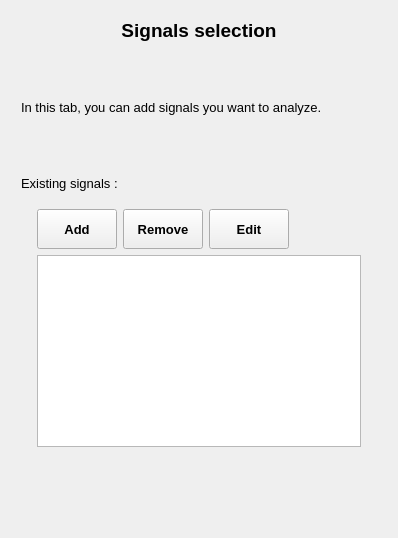
      <widget class="QWidget" name="tab_signals">
       <property name="toolTip">
        <string/>
       </property>
       <attribute name="title">
        <string>Signals</string>
       </attribute>
       <layout class="QGridLayout" name="gridLayout_5">
        <item row="2" column="0">
         <spacer name="verticalSpacer_17">
          <property name="orientation">
           <enum>Qt::Vertical</enum>
          </property>
          <property name="sizeType">
           <enum>QSizePolicy::Expanding</enum>
          </property>
          <property name="sizeHint" stdset="0">
           <size>
            <width>20</width>
            <height>40</height>
           </size>
          </property>
         </spacer>
        </item>
        <item row="1" column="0">
         <layout class="QGridLayout" name="gridLayout_4">
          <property name="sizeConstraint">
           <enum>QLayout::SetDefaultConstraint</enum>
          </property>
          <item row="4" column="0" colspan="5">
           <widget class="QLabel" name="label_existing_signals">
            <property name="minimumSize">
             <size>
              <width>0</width>
              <height>20</height>
             </size>
            </property>
            <property name="maximumSize">
             <size>
              <width>16777215</width>
              <height>40</height>
             </size>
            </property>
            <property name="font">
             <font>
              <pointsize>10</pointsize>
             </font>
            </property>
            <property name="text">
             <string>Existing signals : </string>
            </property>
            <property name="indent">
             <number>10</number>
            </property>
           </widget>
          </item>
          <item row="5" column="2">
           <widget class="QPushButton" name="pushButton_remove_signal">
            <property name="enabled">
             <bool>true</bool>
            </property>
            <property name="sizePolicy">
             <sizepolicy hsizetype="Preferred" vsizetype="Preferred">
              <horstretch>0</horstretch>
              <verstretch>0</verstretch>
             </sizepolicy>
            </property>
            <property name="minimumSize">
             <size>
              <width>0</width>
              <height>20</height>
             </size>
            </property>
            <property name="maximumSize">
             <size>
              <width>100</width>
              <height>40</height>
             </size>
            </property>
            <property name="font">
             <font>
              <pointsize>10</pointsize>
              <weight>75</weight>
              <bold>true</bold>
             </font>
            </property>
            <property name="toolTip">
             <string>&lt;html&gt;&lt;head/&gt;&lt;body&gt;&lt;p&gt;Remove a selected signal from the list&lt;/p&gt;&lt;/body&gt;&lt;/html&gt;</string>
            </property>
            <property name="text">
             <string>Remove</string>
            </property>
           </widget>
          </item>
          <item row="5" column="4">
           <spacer name="horizontalSpacer_3">
            <property name="orientation">
             <enum>Qt::Horizontal</enum>
            </property>
            <property name="sizeType">
             <enum>QSizePolicy::Preferred</enum>
            </property>
            <property name="sizeHint" stdset="0">
             <size>
              <width>40</width>
              <height>20</height>
             </size>
            </property>
           </spacer>
          </item>
          <item row="5" column="3">
           <widget class="QPushButton" name="pushButton_edit_signal">
            <property name="enabled">
             <bool>true</bool>
            </property>
            <property name="sizePolicy">
             <sizepolicy hsizetype="Preferred" vsizetype="Preferred">
              <horstretch>0</horstretch>
              <verstretch>0</verstretch>
             </sizepolicy>
            </property>
            <property name="minimumSize">
             <size>
              <width>0</width>
              <height>20</height>
             </size>
            </property>
            <property name="maximumSize">
             <size>
              <width>100</width>
              <height>40</height>
             </size>
            </property>
            <property name="font">
             <font>
              <pointsize>10</pointsize>
              <weight>75</weight>
              <bold>true</bold>
             </font>
            </property>
            <property name="toolTip">
             <string>&lt;html&gt;&lt;head/&gt;&lt;body&gt;&lt;p&gt;Edit a signal selected in the list&lt;/p&gt;&lt;/body&gt;&lt;/html&gt;</string>
            </property>
            <property name="text">
             <string>Edit</string>
            </property>
           </widget>
          </item>
          <item row="6" column="1" colspan="6">
           <widget class="QTableWidget" name="tableWidget_exisitng_signals">
            <property name="sizePolicy">
             <sizepolicy hsizetype="Preferred" vsizetype="Preferred">
              <horstretch>0</horstretch>
              <verstretch>0</verstretch>
             </sizepolicy>
            </property>
            <property name="minimumSize">
             <size>
              <width>0</width>
              <height>20</height>
             </size>
            </property>
            <property name="maximumSize">
             <size>
              <width>16777215</width>
              <height>600</height>
             </size>
            </property>
            <property name="font">
             <font>
              <pointsize>12</pointsize>
             </font>
            </property>
            <property name="toolTip">
             <string>&lt;html&gt;&lt;head/&gt;&lt;body&gt;&lt;p&gt;List of exisiting signals&lt;/p&gt;&lt;/body&gt;&lt;/html&gt;</string>
            </property>
            <property name="editTriggers">
             <set>QAbstractItemView::NoEditTriggers</set>
            </property>
           </widget>
          </item>
          <item row="6" column="0">
           <spacer name="verticalSpacer_37">
            <property name="orientation">
             <enum>Qt::Vertical</enum>
            </property>
            <property name="sizeType">
             <enum>QSizePolicy::Preferred</enum>
            </property>
            <property name="sizeHint" stdset="0">
             <size>
              <width>20</width>
              <height>40</height>
             </size>
            </property>
           </spacer>
          </item>
          <item row="5" column="1">
           <widget class="QPushButton" name="pushButton_add_signal">
            <property name="sizePolicy">
             <sizepolicy hsizetype="Preferred" vsizetype="Preferred">
              <horstretch>0</horstretch>
              <verstretch>0</verstretch>
             </sizepolicy>
            </property>
            <property name="minimumSize">
             <size>
              <width>0</width>
              <height>20</height>
             </size>
            </property>
            <property name="maximumSize">
             <size>
              <width>100</width>
              <height>40</height>
             </size>
            </property>
            <property name="font">
             <font>
              <pointsize>10</pointsize>
              <weight>75</weight>
              <bold>true</bold>
             </font>
            </property>
            <property name="toolTip">
             <string>&lt;html&gt;&lt;head/&gt;&lt;body&gt;&lt;p&gt;Add a new signal in the list&lt;/p&gt;&lt;/body&gt;&lt;/html&gt;</string>
            </property>
            <property name="whatsThis">
             <string>&lt;html&gt;&lt;head/&gt;&lt;body&gt;&lt;p&gt;&lt;br/&gt;&lt;/p&gt;&lt;/body&gt;&lt;/html&gt;</string>
            </property>
            <property name="text">
             <string>Add</string>
            </property>
           </widget>
          </item>
          <item row="0" column="0" colspan="8">
           <widget class="QLabel" name="label_title_tab_signals">
            <property name="sizePolicy">
             <sizepolicy hsizetype="Preferred" vsizetype="Preferred">
              <horstretch>0</horstretch>
              <verstretch>0</verstretch>
             </sizepolicy>
            </property>
            <property name="minimumSize">
             <size>
              <width>0</width>
              <height>40</height>
             </size>
            </property>
            <property name="maximumSize">
             <size>
              <width>16777215</width>
              <height>60</height>
             </size>
            </property>
            <property name="font">
             <font>
              <pointsize>14</pointsize>
              <weight>75</weight>
              <bold>true</bold>
             </font>
            </property>
            <property name="text">
             <string>&lt;html&gt;&lt;head/&gt;&lt;body&gt;&lt;p align=&quot;center&quot;&gt;Signals selection&lt;/p&gt;&lt;/body&gt;&lt;/html&gt;</string>
            </property>
           </widget>
          </item>
          <item row="2" column="0" colspan="8">
           <widget class="QLabel" name="label_tab_signals_description">
            <property name="sizePolicy">
             <sizepolicy hsizetype="Preferred" vsizetype="Preferred">
              <horstretch>0</horstretch>
              <verstretch>0</verstretch>
             </sizepolicy>
            </property>
            <property name="minimumSize">
             <size>
              <width>0</width>
              <height>20</height>
             </size>
            </property>
            <property name="maximumSize">
             <size>
              <width>16777215</width>
              <height>40</height>
             </size>
            </property>
            <property name="font">
             <font>
              <pointsize>10</pointsize>
             </font>
            </property>
            <property name="text">
             <string>In this tab, you can add signals you want to analyze. </string>
            </property>
            <property name="indent">
             <number>10</number>
            </property>
           </widget>
          </item>
          <item row="5" column="0">
           <widget class="QLabel" name="label_8">
            <property name="minimumSize">
             <size>
              <width>0</width>
              <height>20</height>
             </size>
            </property>
            <property name="maximumSize">
             <size>
              <width>100</width>
              <height>40</height>
             </size>
            </property>
            <property name="text">
             <string/>
            </property>
           </widget>
          </item>
          <item row="5" column="7">
           <widget class="QLabel" name="label_7">
            <property name="minimumSize">
             <size>
              <width>0</width>
              <height>20</height>
             </size>
            </property>
            <property name="maximumSize">
             <size>
              <width>100</width>
              <height>40</height>
             </size>
            </property>
            <property name="text">
             <string/>
            </property>
           </widget>
          </item>
          <item row="5" column="5" colspan="2">
           <spacer name="verticalSpacer_18">
            <property name="orientation">
             <enum>Qt::Vertical</enum>
            </property>
            <property name="sizeType">
             <enum>QSizePolicy::Preferred</enum>
            </property>
            <property name="sizeHint" stdset="0">
             <size>
              <width>20</width>
              <height>40</height>
             </size>
            </property>
           </spacer>
          </item>
          <item row="1" column="0" colspan="8">
           <spacer name="verticalSpacer_8">
            <property name="orientation">
             <enum>Qt::Vertical</enum>
            </property>
            <property name="sizeType">
             <enum>QSizePolicy::Preferred</enum>
            </property>
            <property name="sizeHint" stdset="0">
             <size>
              <width>20</width>
              <height>40</height>
             </size>
            </property>
           </spacer>
          </item>
          <item row="3" column="0" colspan="8">
           <spacer name="verticalSpacer_16">
            <property name="orientation">
             <enum>Qt::Vertical</enum>
            </property>
            <property name="sizeType">
             <enum>QSizePolicy::Preferred</enum>
            </property>
            <property name="sizeHint" stdset="0">
             <size>
              <width>20</width>
              <height>40</height>
             </size>
            </property>
           </spacer>
          </item>
          <item row="4" column="5" colspan="3">
           <spacer name="verticalSpacer_19">
            <property name="orientation">
             <enum>Qt::Vertical</enum>
            </property>
            <property name="sizeType">
             <enum>QSizePolicy::Preferred</enum>
            </property>
            <property name="sizeHint" stdset="0">
             <size>
              <width>20</width>
              <height>40</height>
             </size>
            </property>
           </spacer>
          </item>
          <item row="6" column="7">
           <spacer name="verticalSpacer_39">
            <property name="orientation">
             <enum>Qt::Vertical</enum>
            </property>
            <property name="sizeType">
             <enum>QSizePolicy::Preferred</enum>
            </property>
            <property name="sizeHint" stdset="0">
             <size>
              <width>20</width>
              <height>40</height>
             </size>
            </property>
           </spacer>
          </item>
          <item row="7" column="0" colspan="8">
           <spacer name="verticalSpacer_7">
            <property name="orientation">
             <enum>Qt::Vertical</enum>
            </property>
            <property name="sizeType">
             <enum>QSizePolicy::Preferred</enum>
            </property>
            <property name="sizeHint" stdset="0">
             <size>
              <width>20</width>
              <height>40</height>
             </size>
            </property>
           </spacer>
          </item>
         </layout>
        </item>
       </layout>
       <zorder>verticalSpacer_17</zorder>
      </widget>
